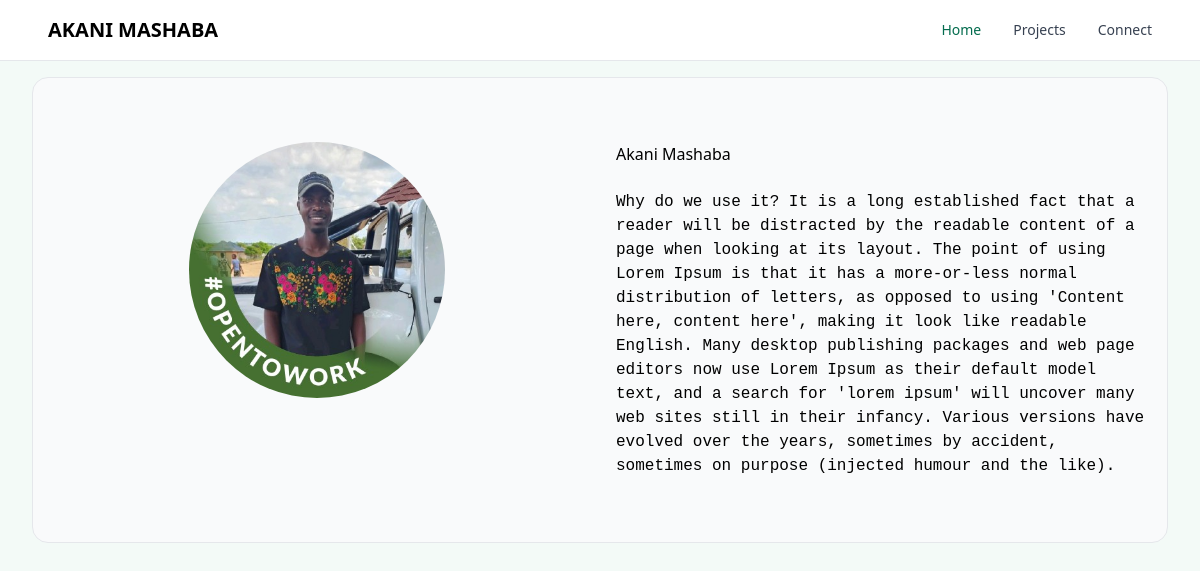
The page / on the database its author committed.
### portfolio/models.py (models this page shows, shortened)
class Resume(models.Model):
    full_name = models.CharField(max_length=100)
    self_image = models.ImageField(upload_to='images/', null=True, blank=True)
    summary = models.TextField()
    github = models.URLField()
    linkedin = models.URLField()
    email = models.EmailField()
    number = models.CharField(max_length=20)

### portfolio/views.py (the view)
# urls.py: path('', index, name='index'),
def index(request):
    resume = Resume.objects.first()
    return render(request, 'index.html',{'resume': resume})

### templates/index.html (shortened to what this page needs)
{% extends "_base.html" %}
{% block content %}
<div class=" bg-gray-50 border border-gray-200 rounded-2xl py-16">
    <div class="grid grid-cols-1 md:grid-cols-2">
        <div class="order-2 px-4">
            <div class="flex flex-col justify-start">
               <h1>{{ resume.full_name }}</h1>
                <br>
                <samp>
                    {{ resume.summary }}
                </samp>
            </div>
        </div>
        <div class="order-1 ">
            <div class="flex justify-center ">
                {% if resume.self_image %}
                <img class="h-64 w-64 object-cover rounded-full" src="{{ resume.self_image.url }}" alt="Modern building architecture">
                {% endif %}
            </div>
        </div>
    </div>
</div>
{% endblock content %}

### rows shown on the page
Resume: full_name "Akani Mashaba", summary "Why do we use it? It is a long established fact that a reader will be distracted by the readable content of a page when looking at its layout. The point of using Lorem Ipsum is that it has a more-or-less normal distribution of letters, as opposed to using 'Content here, content here', making it look like readable English. Many desktop publishing packages and web page editors now use Lorem Ipsum as their default model text, and a search for 'lorem ipsum' will uncover many web sites still in their infancy. Various versions have evolved over the years, sometimes by accident, sometimes on purpose (injected humour and the like).", self_image (picture)
